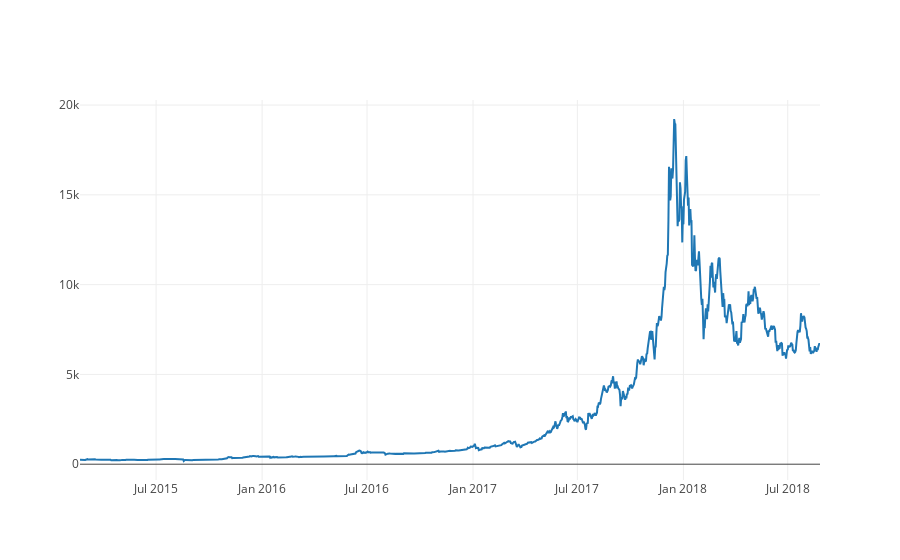

Write notebook code for a chart like this one.
### Code cell
# Gráfico del precio del BTC
btc_trace = go.Scatter(x=BTC_price_real_df.index, y=BTC_price_real_df['close'])
py.iplot([btc_trace])

### Figure 1 — Plotly figure (JSON) as saved in the notebook; plotly's stock layout.template omitted (floating-point values rounded to 4 significant figures; data arrays with more than 128 entries replaced by an {"elided": "..."} marker saying what was removed)
{"data": [{"type": "scatter", "x": {"elided": "1285 str values"}, "y": {"elided": "1285 float values"}}], "layout": {}}
